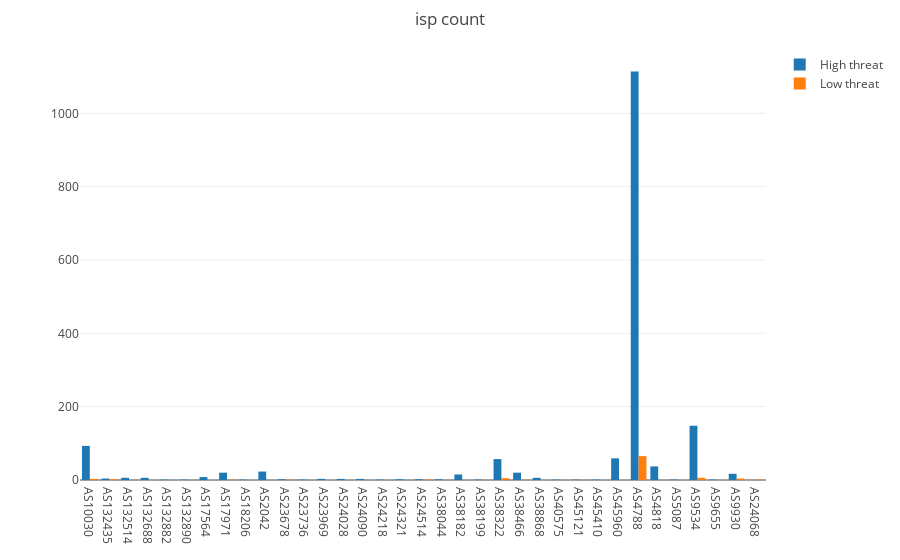

Here is the notebook cell this chart was saved with:
### Markdown cell above
AS4788 is TM.NET

AS9534 is Binariang Berhad

AS10030 is Celcom internet Provider

AS38322 is WEBE

AS45960 is YTL Communication

### Code cell
threat = df['Threat Confidence'].unique().tolist()
data_bar = []
for i in threat:
    isp_unique, isp_count = np.unique(df[df['Threat Confidence']==i]['SourceIpAsnNr'], return_counts = True)
    data_bar.append(go.Bar(x=isp_unique,y=isp_count,name=i + ' threat'))
layout = go.Layout(
    title = 'isp count',
     margin = dict(
        t = 50
    )
)
fig = go.Figure(data = data_bar, layout = layout)
py.iplot(fig)

### Figure 1 — Plotly figure (JSON) as saved in the notebook; plotly's stock layout.template omitted (floating-point values rounded to 4 significant figures)
{"data": [{"name": "High threat", "type": "bar", "x": ["AS10030", "AS132435", "AS132514", "AS132688", "AS132882", "AS132890", "AS17564", "AS17971", "AS18206", "AS2042", "AS23678", "AS23736", "AS23969", "AS24028", "AS24090", "AS24218", "AS24321", "AS24514", "AS38044", "AS38182", "AS38199", "AS38322", "AS38466", "AS38868", "AS40575", "AS45121", "AS45410", "AS45960", "AS4788", "AS4818", "AS5087", "AS9534", "AS9655", "AS9930"], "y": [93, 4, 6, 6, 1, 1, 8, 20, 1, 23, 2, 1, 3, 3, 3, 1, 2, 2, 2, 15, 1, 57, 20, 6, 1, 1, 1, 59, 1114, 37, 1, 148, 1, 17]}, {"name": "Low threat", "type": "bar", "x": ["AS10030", "AS132435", "AS17971", "AS23678", "AS24068", "AS24514", "AS38322", "AS4788", "AS9534", "AS9930"], "y": [3, 2, 1, 1, 1, 1, 5, 65, 6, 4]}], "layout": {"margin": {"t": 50}, "title": "isp count"}}
